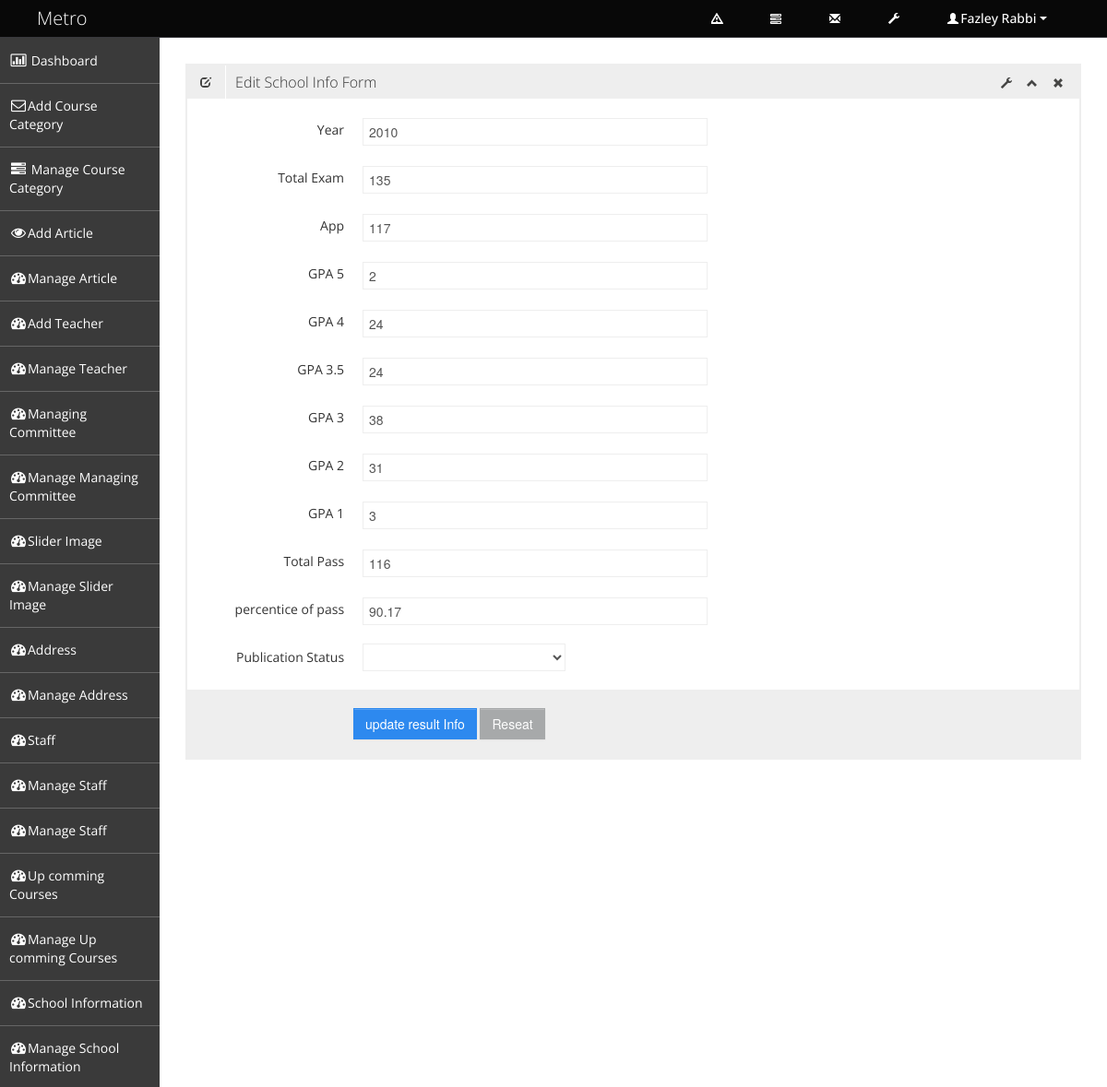
Page /admin/edit_result_jsc_info.php?id=1 (signed in) on the committed database.
### tables this page shows
CREATE TABLE IF NOT EXISTS `tbl_jsc_result` (
  `jsc_result_id` int(11) NOT NULL AUTO_INCREMENT,
  `year` varchar(10) NOT NULL,
  `total_exam` varchar(10) NOT NULL,
  `app` varchar(10) NOT NULL,
  `gpa_five` varchar(10) NOT NULL,
  `gpa_four` varchar(10) NOT NULL,
  `gpa_three_point_five` varchar(10) NOT NULL,
  `gpa_three` varchar(10) NOT NULL,
  `gpa_two` varchar(10) NOT NULL,
  `gpa_one` varchar(10) NOT NULL,
  `total_pass` varchar(10) NOT NULL,
  `percentice_of_pass` varchar(10) NOT NULL,
  `publication_status` tinyint(1) NOT NULL,
  PRIMARY KEY (`jsc_result_id`)
);

### admin/edit_result_jsc_info.php (called while the page is built, shortened)
<?php
include './admin_master.php';

### classes/super_admin.php (called while the page is built, shortened)
<?php
class Super_admin {
    protected $db_connect;
    public function __construct() {
        $host_name = 'localhost';
        $user_name = 'root';
        $password = 'wamp';
        $db_name = 'db_school_manage_system';
        $this->db_connect = mysqli_connect($host_name, $user_name, $password, $db_name);
    }
    public function select_result_jsc_info_by_id($jsc_result_id) {
        $sql = "SELECT * FROM tbl_jsc_result WHERE jsc_result_id='$jsc_result_id'";
        if (mysqli_query($this->db_connect, $sql)) {
            $query_result = mysqli_query($this->db_connect, $sql);
            return $query_result;
        } else {
            die('Query Problem' . mysqli_error($this->db_connect));
        }
    }
}

### admin/pages/edit_result_jsc_info_content.php (the view, shortened to what this page needs)
<?php
    $jsc_result_id = $_GET['id'];
    $query_result = $obj_sup_admin->select_result_jsc_info_by_id($jsc_result_id);
    $result_jsc_info = mysqli_fetch_assoc($query_result);
?>
<div class="row-fluid sortable">
    <div class="box span12">
        <div class="box-header" data-original-title>
            <h2><i class="halflings-icon edit"></i><span class="break"></span>Edit School Info Form</h2>
            <div class="box-icon">
                <a href="#" class="btn-setting"><i class="halflings-icon wrench"></i></a>
                <a href="#" class="btn-minimize"><i class="halflings-icon chevron-up"></i></a>
                <a href="#" class="btn-close"><i class="halflings-icon remove"></i></a>
            </div>
        </div>
        <div class="box-content">
            <form class="form-horizontal" name="edit_result_jsc_form" action="" method="post">
                <fieldset>
                    <div class="control-group">
                        <label class="control-label" for="typeahead">Year </label>
                        <div class="controls">
                            <input type="text" name="year" value="<?php echo $result_jsc_info['year']; ?>" class="span6 typeahead" id="typeahead"  data-provide="typeahead" data-items="4" data-source='["Alabama","Alaska","Arizona","Arkansas","California","Colorado","Connecticut","Delaware","Florida","Georgia","Hawaii","Idaho","Illinois","Indiana","Iowa","Kansas","Kentucky","Louisiana","Maine","Maryland","Massachusetts","Michigan","Minnesota","Mississippi","Missouri","Montana","Nebraska","Nevada","New Hampshire","New Jersey","New Mexico","New York","North Dakota","North Carolina","Ohio","Oklahoma","Oregon","Pennsylvania","Rhode Island","South Carolina","South Dakota","Tennessee","Texas","Utah","Vermont","Virginia","Washington","West Virginia","Wisconsin","Wyoming"]'>
                        </div>
                    </div>
                    <div class="control-group hidden-phone">
                        <label class="control-label"  for="textarea2">Total Exam</label>
                        <div class="controls">
                            <input type="text" name="total_exam" value="<?php echo $result_jsc_info['total_exam']; ?>" class="span6 typeahead" id="typeahead"  data-provide="typeahead" data-items="4" data-source='["Alabama","Alaska","Arizona","Arkansas","California","Colorado","Connecticut","Delaware","Florida","Georgia","Hawaii","Idaho","Illinois","Indiana","Iowa","Kansas","Kentucky","Louisiana","Maine","Maryland","Massachusetts","Michigan","Minnesota","Mississippi","Missouri","Montana","Nebraska","Nevada","New Hampshire","New Jersey","New Mexico","New York","North Dakota","North Carolina","Ohio","Oklahoma","Oregon","Pennsylvania","Rhode Island","South Carolina","South Dakota","Tennessee","Texas","Utah","Vermont","Virginia","Washington","West Virginia","Wisconsin","Wyoming"]'>
                        </div>
                    </div>
                    <div class="control-group hidden-phone">
                        <label class="control-label"  for="textarea2">App</label>
                        <div class="controls">
                            <input type="text" name="app" value="<?php echo $result_jsc_info['app']; ?>" class="span6 typeahead" id="typeahead"  data-provide="typeahead" data-items="4" data-source='["Alabama","Alaska","Arizona","Arkansas","California","Colorado","Connecticut","Delaware","Florida","Georgia","Hawaii","Idaho","Illinois","Indiana","Iowa","Kansas","Kentucky","Louisiana","Maine","Maryland","Massachusetts","Michigan","Minnesota","Mississippi","Missouri","Montana","Nebraska","Nevada","New Hampshire","New Jersey","New Mexico","New York","North Dakota","North Carolina","Ohio","Oklahoma","Oregon","Pennsylvania","Rhode Island","South Carolina","South Dakota","Tennessee","Texas","Utah","Vermont","Virginia","Washington","West Virginia","Wisconsin","Wyoming"]'>
                        </div>
                    </div>
                    <div class="control-group hidden-phone">
                        <label class="control-label"  for="textarea2">GPA 5</label>
                        <div class="controls">
                            <input type="text" name="gpa_five" value="<?php echo $result_jsc_info['gpa_five']; ?>" class="span6 typeahead" id="typeahead"  data-provide="typeahead" data-items="4" data-source='["Alabama","Alaska","Arizona","Arkansas","California","Colorado","Connecticut","Delaware","Florida","Georgia","Hawaii","Idaho","Illinois","Indiana","Iowa","Kansas","Kentucky","Louisiana","Maine","Maryland","Massachusetts","Michigan","Minnesota","Mississippi","Missouri","Montana","Nebraska","Nevada","New Hampshire","New Jersey","New Mexico","New York","North Dakota","North Carolina","Ohio","Oklahoma","Oregon","Pennsylvania","Rhode Island","South Carolina","South Dakota","Tennessee","Texas","Utah","Vermont","Virginia","Washington","West Virginia","Wisconsin","Wyoming"]'>
                        </div>
                    </div>
                    <div class="control-group hidden-phone">
                        <label class="control-label"  for="textarea2">GPA 4</label>
                        <div class="controls">
                            <input type="text" name="gpa_four" value="<?php echo $result_jsc_info['gpa_four']; ?>" class="span6 typeahead" id="typeahead"  data-provide="typeahead" data-items="4" data-source='["Alabama","Alaska","Arizona","Arkansas","California","Colorado","Connecticut","Delaware","Florida","Georgia","Hawaii","Idaho","Illinois","Indiana","Iowa","Kansas","Kentucky","Louisiana","Maine","Maryland","Massachusetts","Michigan","Minnesota","Mississippi","Missouri","Montana","Nebraska","Nevada","New Hampshire","New Jersey","New Mexico","New York","North Dakota","North Carolina","Ohio","Oklahoma","Oregon","Pennsylvania","Rhode Island","South Carolina","South Dakota","Tennessee","Texas","Utah","Vermont","Virginia","Washington","West Virginia","Wisconsin","Wyoming"]'>
                        </div>
                    </div>
                    <div class="control-group hidden-phone">
                        <label class="control-label"  for="textarea2">GPA 3.5</label>
                        <div class="controls">
                            <input type="text" name="gpa_four" value="<?php echo $result_jsc_info['gpa_four']; ?>" class="span6 typeahead" id="typeahead"  data-provide="typeahead" data-items="4" data-source='["Alabama","Alaska","Arizona","Arkansas","California","Colorado","Connecticut","Delaware","Florida","Georgia","Hawaii","Idaho","Illinois","Indiana","Iowa","Kansas","Kentucky","Louisiana","Maine","Maryland","Massachusetts","Michigan","Minnesota","Mississippi","Missouri","Montana","Nebraska","Nevada","New Hampshire","New Jersey","New Mexico","New York","North Dakota","North Carolina","Ohio","Oklahoma","Oregon","Pennsylvania","Rhode Island","South Carolina","South Dakota","Tennessee","Texas","Utah","Vermont","Virginia","Washington","West Virginia","Wisconsin","Wyoming"]'>
                        </div>
                    </div>
                    <div class="control-group hidden-phone">
                        <label class="control-label"  for="textarea2">GPA 3</label>
                        <div class="controls">
                            <input type="text" name="gpa_three" value="<?php echo $result_jsc_info['gpa_three']; ?>" class="span6 typeahead" id="typeahead"  data-provide="typeahead" data-items="4" data-source='["Alabama","Alaska","Arizona","Arkansas","California","Colorado","Connecticut","Delaware","Florida","Georgia","Hawaii","Idaho","Illinois","Indiana","Iowa","Kansas","Kentucky","Louisiana","Maine","Maryland","Massachusetts","Michigan","Minnesota","Mississippi","Missouri","Montana","Nebraska","Nevada","New Hampshire","New Jersey","New Mexico","New York","North Dakota","North Carolina","Ohio","Oklahoma","Oregon","Pennsylvania","Rhode Island","South Carolina","South Dakota","Tennessee","Texas","Utah","Vermont","Virginia","Washington","West Virginia","Wisconsin","Wyoming"]'>
                        </div>
                    </div>
                    <div class="control-group hidden-phone">
                        <label class="control-label"  for="textarea2">GPA 2</label>
                        <div class="controls">
                            <input type="text" name="gpa_two" value="<?php echo $result_jsc_info['gpa_two']; ?>" class="span6 typeahead" id="typeahead"  data-provide="typeahead" data-items="4" data-source='["Alabama","Alaska","Arizona","Arkansas","California","Colorado","Connecticut","Delaware","Florida","Georgia","Hawaii","Idaho","Illinois","Indiana","Iowa","Kansas","Kentucky","Louisiana","Maine","Maryland","Massachusetts","Michigan","Minnesota","Mississippi","Missouri","Montana","Nebraska","Nevada","New Hampshire","New Jersey","New Mexico","New York","North Dakota","North Carolina","Ohio","Oklahoma","Oregon","Pennsylvania","Rhode Island","South Carolina","South Dakota","Tennessee","Texas","Utah","Vermont","Virginia","Washington","West Virginia","Wisconsin","Wyoming"]'>
                        </div>
                    </div>
                    <div class="control-group hidden-phone">
                        <label class="control-label"  for="textarea2">GPA 1</label>
                        <div class="controls">
                            <input type="text" name="gpa_one" value="<?php echo $result_jsc_info['gpa_one']; ?>" class="span6 typeahead" id="typeahead"  data-provide="typeahead" data-items="4" data-source='["Alabama","Alaska","Arizona","Arkansas","California","Colorado","Connecticut","Delaware","Florida","Georgia","Hawaii","Idaho","Illinois","Indiana","Iowa","Kansas","Kentucky","Louisiana","Maine","Maryland","Massachusetts","Michigan","Minnesota","Mississippi","Missouri","Montana","Nebraska","Nevada","New Hampshire","New Jersey","New Mexico","New York","North Dakota","North Carolina","Ohio","Oklahoma","Oregon","Pennsylvania","Rhode Island","South Carolina","South Dakota","Tennessee","Texas","Utah","Vermont","Virginia","Washington","West Virginia","Wisconsin","Wyoming"]'>
                        </div>
                    </div>
                    <div class="control-group hidden-phone">
                        <label class="control-label"  for="textarea2">Total Pass</label>
                        <div class="controls">
                            <input type="text" name="total_pass" value="<?php echo $result_jsc_info['total_pass']; ?>" class="span6 typeahead" id="typeahead"  data-provide="typeahead" data-items="4" data-source='["Alabama","Alaska","Arizona","Arkansas","California","Colorado","Connecticut","Delaware","Florida","Georgia","Hawaii","Idaho","Illinois","Indiana","Iowa","Kansas","Kentucky","Louisiana","Maine","Maryland","Massachusetts","Michigan","Minnesota","Mississippi","Missouri","Montana","Nebraska","Nevada","New Hampshire","New Jersey","New Mexico","New York","North Dakota","North Carolina","Ohio","Oklahoma","Oregon","Pennsylvania","Rhode Island","South Carolina","South Dakota","Tennessee","Texas","Utah","Vermont","Virginia","Washington","West Virginia","Wisconsin","Wyoming"]'>
                        </div>
                    </div>
                    <div class="control-group hidden-phone">
                        <label class="control-label"  for="textarea2">percentice of pass</label>
                        <div class="controls">
                            <input type="text" name="percentice_of_pass" value="<?php echo $result_jsc_info['percentice_of_pass']; ?>" class="span6 typeahead" id="typeahead"  data-provide="typeahead" data-items="4" data-source='["Alabama","Alaska","Arizona","Arkansas","California","Colorado","Connecticut","Delaware","Florida","Georgia","Hawaii","Idaho","Illinois","Indiana","Iowa","Kansas","Kentucky","Louisiana","Maine","Maryland","Massachusetts","Michigan","Minnesota","Mississippi","Missouri","Montana","Nebraska","Nevada","New Hampshire","New Jersey","New Mexico","New York","North Dakota","North Carolina","Ohio","Oklahoma","Oregon","Pennsylvania","Rhode Island","South Carolina","South Dakota","Tennessee","Texas","Utah","Vermont","Virginia","Washington","West Virginia","Wisconsin","Wyoming"]'>
                        </div>
                    </div>
                    <div class="control-group">
                        <label class="control-label" for="selectError3">Publication Status</label>
                        <div class="controls">
                            <select id="selectError3" value="<?php echo $result_jsc_info['publication_status']; ?>" name="publication_status">
                            </select>
                        </div>
                    </div>
                    <div class="form-actions">
                        <button type="submit" name="btn" class="btn btn-primary">update result Info</button>
                        <button type="reset" class="btn">Reseat</button>
                    </div>
                </fieldset>
            </form>
        </div>
    </div>
</div>

### rows in the picture
tbl_jsc_result: year "2010", total_exam "135", app "117", gpa_five "2", gpa_four "24", gpa_three "38", gpa_two "31", gpa_one "3", total_pass "116", percentice_of_pass "90.17"

### other values in the picture
$_SESSION['admin_name'] "Fazley Rabbi"
